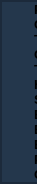
        <widget class="QFrame" name="left_menu_cont_frame">
         <property name="minimumSize">
          <size>
           <width>37</width>
           <height>0</height>
          </size>
         </property>
         <property name="maximumSize">
          <size>
           <width>32</width>
           <height>16777215</height>
          </size>
         </property>
         <property name="styleSheet">
          <string notr="true">background-color: rgb(36, 55, 76);</string>
         </property>
         <property name="frameShape">
          <enum>QFrame::StyledPanel</enum>
         </property>
         <property name="frameShadow">
          <enum>QFrame::Raised</enum>
         </property>
         <layout class="QHBoxLayout" name="horizontalLayout_9">
          <property name="spacing">
           <number>0</number>
          </property>
          <property name="leftMargin">
           <number>0</number>
          </property>
          <property name="topMargin">
           <number>0</number>
          </property>
          <property name="rightMargin">
           <number>0</number>
          </property>
          <property name="bottomMargin">
           <number>0</number>
          </property>
          <item>
           <widget class="QFrame" name="menu_frame">
            <property name="minimumSize">
             <size>
              <width>90</width>
              <height>0</height>
             </size>
            </property>
            <property name="frameShape">
             <enum>QFrame::StyledPanel</enum>
            </property>
            <property name="frameShadow">
             <enum>QFrame::Raised</enum>
            </property>
            <layout class="QGridLayout" name="gridLayout">
             <property name="leftMargin">
              <number>0</number>
             </property>
             <property name="topMargin">
              <number>0</number>
             </property>
             <property name="rightMargin">
              <number>0</number>
             </property>
             <property name="bottomMargin">
              <number>0</number>
             </property>
             <property name="spacing">
              <number>0</number>
             </property>
             <item row="10" column="1">
              <widget class="QLabel" name="plots_button_label">
               <property name="font">
                <font>
                 <pointsize>10</pointsize>
                 <bold>true</bold>
                </font>
               </property>
               <property name="text">
                <string>Plots</string>
               </property>
               <property name="margin">
                <number>5</number>
               </property>
              </widget>
             </item>
             <item row="3" column="1">
              <widget class="QLabel" name="connection_button_label">
               <property name="font">
                <font>
                 <pointsize>10</pointsize>
                 <bold>true</bold>
                </font>
               </property>
               <property name="text">
                <string>Connection</string>
               </property>
               <property name="margin">
                <number>5</number>
               </property>
              </widget>
             </item>
             <item row="7" column="1">
              <widget class="QLabel" name="breaks_button_label">
               <property name="font">
                <font>
                 <pointsize>10</pointsize>
                 <bold>true</bold>
                </font>
               </property>
               <property name="text">
                <string>Breaks</string>
               </property>
               <property name="margin">
                <number>5</number>
               </property>
              </widget>
             </item>
             <item row="1" column="1">
              <widget class="QLabel" name="checks_button_label">
               <property name="font">
                <font>
                 <pointsize>10</pointsize>
                 <bold>true</bold>
                </font>
               </property>
               <property name="text">
                <string>Checks</string>
               </property>
               <property name="margin">
                <number>5</number>
               </property>
              </widget>
             </item>
             <item row="6" column="1">
              <widget class="QLabel" name="stability_button_label">
               <property name="font">
                <font>
                 <pointsize>10</pointsize>
                 <bold>true</bold>
                </font>
               </property>
               <property name="text">
                <string>Stability</string>
               </property>
               <property name="margin">
                <number>5</number>
               </property>
              </widget>
             </item>
             <item row="0" column="0" alignment="Qt::AlignLeft">
              <widget class="QPushButton" name="menuButton_panel">
               <property name="toolTip">
                <string>&lt;html&gt;&lt;head/&gt;&lt;body&gt;&lt;p&gt;&lt;span style=&quot; font-size:12pt; font-style:italic;&quot;&gt;Panel sayfasını açar&lt;/span&gt;&lt;/p&gt;&lt;/body&gt;&lt;/html&gt;</string>
               </property>
               <property name="styleSheet">
                <string notr="true">* {
	border: none;
}</string>
               </property>
               <property name="text">
                <string/>
               </property>
               <property name="icon">
                <iconset>
                 <normaloff>Images/whiteIcons/monitor.svg</normaloff>Images/whiteIcons/monitor.svg</iconset>
               </property>
               <property name="iconSize">
                <size>
                 <width>32</width>
                 <height>32</height>
                </size>
               </property>
              </widget>
             </item>
             <item row="10" column="0" alignment="Qt::AlignLeft">
              <widget class="QPushButton" name="menuButton_plots">
               <property name="toolTip">
                <string>&lt;html&gt;&lt;head/&gt;&lt;body&gt;&lt;p&gt;&lt;span style=&quot; font-size:12pt; font-style:italic;&quot;&gt;Ortam sayfasını açar&lt;/span&gt;&lt;/p&gt;&lt;/body&gt;&lt;/html&gt;</string>
               </property>
               <property name="styleSheet">
                <string notr="true">* {
	border: none;
}</string>
               </property>
               <property name="text">
                <string/>
               </property>
               <property name="icon">
                <iconset>
                 <normaloff>Images/whiteIcons/map.svg</normaloff>Images/whiteIcons/map.svg</iconset>
               </property>
               <property name="iconSize">
                <size>
                 <width>32</width>
                 <height>32</height>
                </size>
               </property>
              </widget>
             </item>
             <item row="8" column="0" alignment="Qt::AlignLeft">
              <widget class="QPushButton" name="menuButton_engine">
               <property name="whatsThis">
                <string>&lt;html&gt;&lt;head/&gt;&lt;body&gt;&lt;p&gt;&lt;span style=&quot; font-size:12pt; font-style:italic;&quot;&gt;Motor sayfasını açar&lt;/span&gt;&lt;/p&gt;&lt;/body&gt;&lt;/html&gt;</string>
               </property>
               <property name="styleSheet">
                <string notr="true">* {
	border: none;
}</string>
               </property>
               <property name="text">
                <string/>
               </property>
               <property name="icon">
                <iconset>
                 <normaloff>Images/whiteIcons/settings.svg</normaloff>Images/whiteIcons/settings.svg</iconset>
               </property>
               <property name="iconSize">
                <size>
                 <width>32</width>
                 <height>32</height>
                </size>
               </property>
              </widget>
             </item>
             <item row="5" column="0" alignment="Qt::AlignLeft">
              <widget class="QPushButton" name="menuButton_health">
               <property name="toolTip">
                <string>&lt;html&gt;&lt;head/&gt;&lt;body&gt;&lt;p&gt;&lt;span style=&quot; font-size:12pt; font-style:italic;&quot;&gt;Sağlık sayfasını açar&lt;/span&gt;&lt;/p&gt;&lt;/body&gt;&lt;/html&gt;</string>
               </property>
               <property name="styleSheet">
                <string notr="true">* {
	border: none;
}</string>
               </property>
               <property name="text">
                <string/>
               </property>
               <property name="icon">
                <iconset>
                 <normaloff>Images/whiteIcons/heart.svg</normaloff>Images/whiteIcons/heart.svg</iconset>
               </property>
               <property name="iconSize">
                <size>
                 <width>32</width>
                 <height>32</height>
                </size>
               </property>
              </widget>
             </item>
             <item row="0" column="1">
              <widget class="QLabel" name="panel_button_label">
               <property name="sizePolicy">
                <sizepolicy hsizetype="Preferred" vsizetype="Preferred">
                 <horstretch>0</horstretch>
                 <verstretch>0</verstretch>
                </sizepolicy>
               </property>
               <property name="font">
                <font>
                 <pointsize>10</pointsize>
                 <bold>true</bold>
                </font>
               </property>
               <property name="text">
                <string>Panel</string>
               </property>
               <property name="margin">
                <number>5</number>
               </property>
              </widget>
             </item>
             <item row="2" column="1">
              <widget class="QLabel" name="telem_button_label">
               <property name="font">
                <font>
                 <pointsize>10</pointsize>
                 <bold>true</bold>
                </font>
               </property>
               <property name="text">
                <string>Telem</string>
               </property>
               <property name="margin">
                <number>5</number>
               </property>
              </widget>
             </item>
             <item row="9" column="0" alignment="Qt::AlignLeft">
              <widget class="QPushButton" name="menuButton_energy">
               <property name="toolTip">
                <string>&lt;html&gt;&lt;head/&gt;&lt;body&gt;&lt;p&gt;&lt;span style=&quot; font-size:12pt; font-style:italic;&quot;&gt;Batarya sayfasını açar&lt;/span&gt;&lt;/p&gt;&lt;/body&gt;&lt;/html&gt;</string>
               </property>
               <property name="styleSheet">
                <string notr="true">* {
	border: none;
}</string>
               </property>
               <property name="text">
                <string/>
               </property>
               <property name="icon">
                <iconset>
                 <normaloff>Images/whiteIcons/battery-charging.svg</normaloff>Images/whiteIcons/battery-charging.svg</iconset>
               </property>
               <property name="iconSize">
                <size>
                 <width>32</width>
                 <height>32</height>
                </size>
               </property>
              </widget>
             </item>
             <item row="6" column="0" alignment="Qt::AlignLeft">
              <widget class="QPushButton" name="menuButton_stability">
               <property name="toolTip">
                <string>&lt;html&gt;&lt;head/&gt;&lt;body&gt;&lt;p&gt;&lt;span style=&quot; font-size:12pt; font-style:italic;&quot;&gt;İstikrar sayfasını açar&lt;/span&gt;&lt;/p&gt;&lt;/body&gt;&lt;/html&gt;</string>
               </property>
               <property name="styleSheet">
                <string notr="true">* {
	border: none;
}</string>
               </property>
               <property name="text">
                <string/>
               </property>
               <property name="icon">
                <iconset>
                 <normaloff>Images/whiteIcons/activity.svg</normaloff>Images/whiteIcons/activity.svg</iconset>
               </property>
               <property name="iconSize">
                <size>
                 <width>32</width>
                 <height>32</height>
                </size>
               </property>
              </widget>
             </item>
             <item row="3" column="0" alignment="Qt::AlignLeft">
              <widget class="QPushButton" name="menuButton_connection">
               <property name="toolTip">
                <string>&lt;html&gt;&lt;head/&gt;&lt;body&gt;&lt;p&gt;&lt;span style=&quot; font-size:12pt; font-style:italic;&quot;&gt;Bağlantılar sayfasını açar&lt;/span&gt;&lt;/p&gt;&lt;/body&gt;&lt;/html&gt;</string>
               </property>
               <property name="styleSheet">
                <string notr="true">* {
	border: none;
}</string>
               </property>
               <property name="text">
                <string/>
               </property>
               <property name="icon">
                <iconset>
                 <normaloff>Images/whiteIcons/radio.svg</normaloff>Images/whiteIcons/radio.svg</iconset>
               </property>
               <property name="iconSize">
                <size>
                 <width>32</width>
                 <height>32</height>
                </size>
               </property>
              </widget>
             </item>
             <item row="5" column="1">
              <widget class="QLabel" name="health_button_label">
               <property name="font">
                <font>
                 <pointsize>10</pointsize>
                 <bold>true</bold>
                </font>
               </property>
               <property name="text">
                <string>Health</string>
               </property>
               <property name="margin">
                <number>5</number>
               </property>
              </widget>
             </item>
             <item row="7" column="0" alignment="Qt::AlignLeft">
              <widget class="QPushButton" name="menuButton_breaks">
               <property name="toolTip">
                <string>&lt;html&gt;&lt;head/&gt;&lt;body&gt;&lt;p&gt;&lt;span style=&quot; font-size:12pt; font-style:italic;&quot;&gt;Fren sayfasını açar&lt;/span&gt;&lt;/p&gt;&lt;/body&gt;&lt;/html&gt;</string>
               </property>
               <property name="styleSheet">
                <string notr="true">* {
	border: none;
}</string>
               </property>
               <property name="text">
                <string/>
               </property>
               <property name="icon">
                <iconset>
                 <normaloff>Images/whiteIcons/tool.svg</normaloff>Images/whiteIcons/tool.svg</iconset>
               </property>
               <property name="iconSize">
                <size>
                 <width>32</width>
                 <height>32</height>
                </size>
               </property>
              </widget>
             </item>
             <item row="9" column="1">
              <widget class="QLabel" name="energy_button_label">
               <property name="font">
                <font>
                 <pointsize>10</pointsize>
                 <bold>true</bold>
                </font>
               </property>
               <property name="text">
                <string>Energy</string>
               </property>
               <property name="margin">
                <number>5</number>
               </property>
              </widget>
             </item>
             <item row="4" column="1">
              <widget class="QLabel" name="test_button_label">
               <property name="font">
                <font>
                 <pointsize>10</pointsize>
                 <bold>true</bold>
                </font>
               </property>
               <property name="text">
                <string>Test</string>
               </property>
               <property name="margin">
                <number>5</number>
               </property>
              </widget>
             </item>
             <item row="2" column="0" alignment="Qt::AlignLeft">
              <widget class="QPushButton" name="menuButton_telem">
               <property name="toolTip">
                <string>&lt;html&gt;&lt;head/&gt;&lt;body&gt;&lt;p&gt;&lt;span style=&quot; font-size:12pt; font-style:italic;&quot;&gt;Değerler sayfasını açar&lt;/span&gt;&lt;/p&gt;&lt;/body&gt;&lt;/html&gt;</string>
               </property>
               <property name="styleSheet">
                <string notr="true">* {
	border: none;
}</string>
               </property>
               <property name="text">
                <string/>
               </property>
               <property name="icon">
                <iconset>
                 <normaloff>Images/whiteIcons/link.svg</normaloff>Images/whiteIcons/link.svg</iconset>
               </property>
               <property name="iconSize">
                <size>
                 <width>32</width>
                 <height>32</height>
                </size>
               </property>
              </widget>
             </item>
             <item row="8" column="1">
              <widget class="QLabel" name="engine_button_label">
               <property name="font">
                <font>
                 <pointsize>10</pointsize>
                 <bold>true</bold>
                </font>
               </property>
               <property name="text">
                <string>Engines</string>
               </property>
               <property name="margin">
                <number>5</number>
               </property>
              </widget>
             </item>
             <item row="11" column="1">
              <widget class="QLabel" name="configs_button_label">
               <property name="font">
                <font>
                 <pointsize>10</pointsize>
                 <italic>false</italic>
                 <bold>true</bold>
                 <underline>false</underline>
                 <strikeout>false</strikeout>
                 <kerning>true</kerning>
                </font>
               </property>
               <property name="text">
                <string>Configs</string>
               </property>
               <property name="margin">
                <number>5</number>
               </property>
              </widget>
             </item>
             <item row="1" column="0" alignment="Qt::AlignLeft">
              <widget class="QPushButton" name="menuButton_checks">
               <property name="toolTip">
                <string>&lt;html&gt;&lt;head/&gt;&lt;body&gt;&lt;p&gt;&lt;span style=&quot; font-size:12pt; font-style:italic;&quot;&gt;Kontroller sayfasını açar&lt;/span&gt;&lt;/p&gt;&lt;/body&gt;&lt;/html&gt;</string>
               </property>
               <property name="styleSheet">
                <string notr="true">* {
	border: none;
}</string>
               </property>
               <property name="text">
                <string/>
               </property>
               <property name="icon">
                <iconset>
                 <normaloff>Images/whiteIcons/check-square.svg</normaloff>Images/whiteIcons/check-square.svg</iconset>
               </property>
               <property name="iconSize">
                <size>
                 <width>32</width>
                 <height>32</height>
                </size>
               </property>
              </widget>
             </item>
             <item row="4" column="0" alignment="Qt::AlignLeft">
              <widget class="QPushButton" name="menuButton_test">
               <property name="toolTip">
                <string>&lt;html&gt;&lt;head/&gt;&lt;body&gt;&lt;p&gt;&lt;span style=&quot; font-size:12pt; font-style:italic;&quot;&gt;Test sayfasını açar&lt;/span&gt;&lt;/p&gt;&lt;/body&gt;&lt;/html&gt;</string>
               </property>
               <property name="styleSheet">
                <string notr="true">* {
	border: none;
}</string>
               </property>
               <property name="text">
                <string/>
               </property>
               <property name="icon">
                <iconset>
                 <normaloff>Images/whiteIcons/filter.svg</normaloff>Images/whiteIcons/filter.svg</iconset>
               </property>
               <property name="iconSize">
                <size>
                 <width>32</width>
                 <height>32</height>
                </size>
               </property>
              </widget>
             </item>
             <item row="11" column="0" alignment="Qt::AlignLeft">
              <widget class="QPushButton" name="menuButton_configs">
               <property name="toolTip">
                <string>&lt;html&gt;&lt;head/&gt;&lt;body&gt;&lt;p&gt;&lt;span style=&quot; font-size:12pt; font-style:italic;&quot;&gt;Yapılandırma sayfasını açar&lt;/span&gt;&lt;/p&gt;&lt;/body&gt;&lt;/html&gt;</string>
               </property>
               <property name="styleSheet">
                <string notr="true">* {
	border: none;
}</string>
               </property>
               <property name="text">
                <string/>
               </property>
               <property name="icon">
                <iconset>
                 <normaloff>Images/whiteIcons/edit.svg</normaloff>Images/whiteIcons/edit.svg</iconset>
               </property>
               <property name="iconSize">
                <size>
                 <width>32</width>
                 <height>32</height>
                </size>
               </property>
              </widget>
             </item>
            </layout>
           </widget>
          </item>
         </layout>
        </widget>
